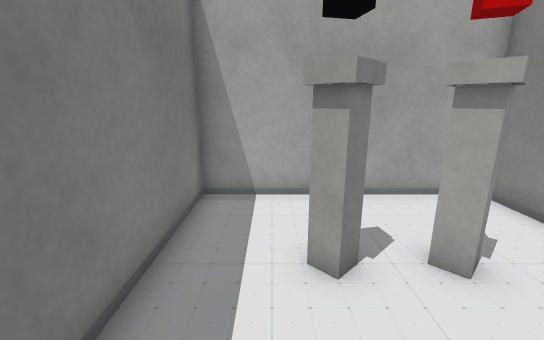
View 1 (above)

19 first-person views from a walk through a scene from a Unity 3-D project. The camera is 1.3 m above the floor, tilts 14° down and sees 90° across. The floor is counted in squares, 0.5 m on a side. Each view is taken from the middle of a square. On the plan, view 1 faces up. The plan holds only what a view shows up to about 19 squares ahead; the rest is blank. The place goes on beyond the plan. The player is left out. Some surface patterns are stand-ins.

View 2
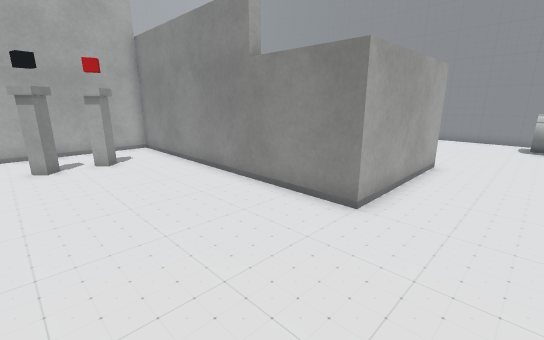

View 3
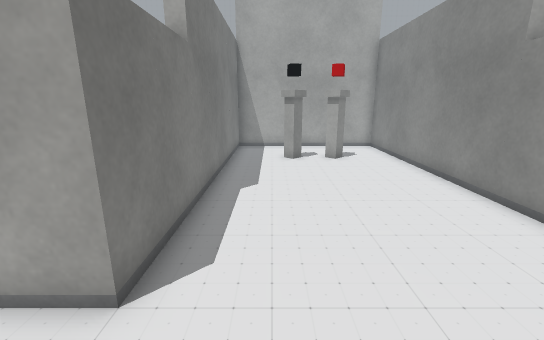

View 4
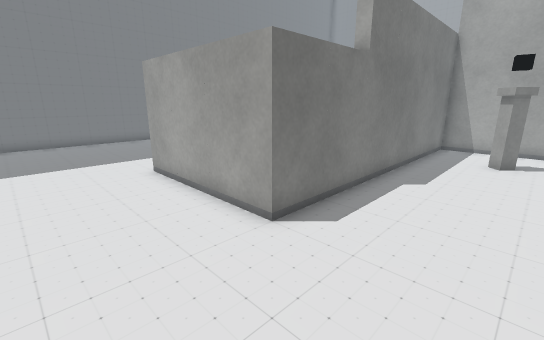

View 5
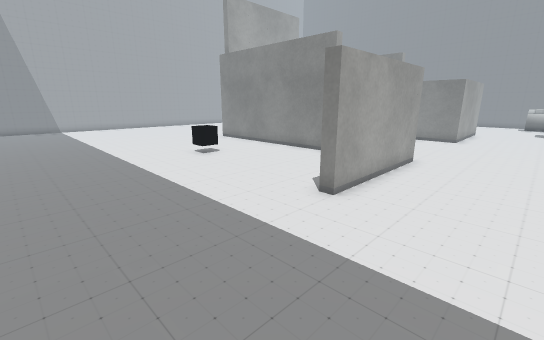

View 6
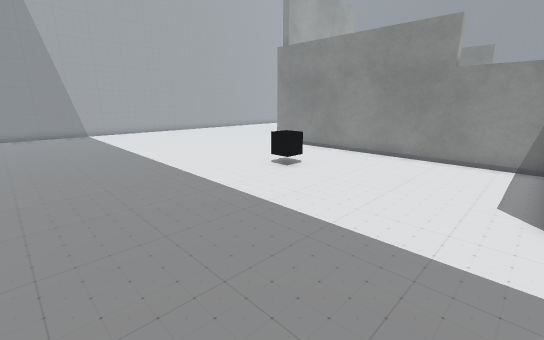

View 7
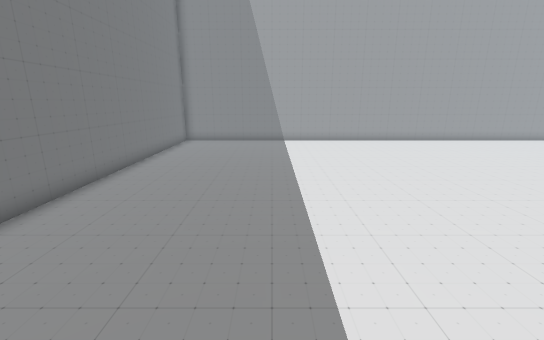

View 8
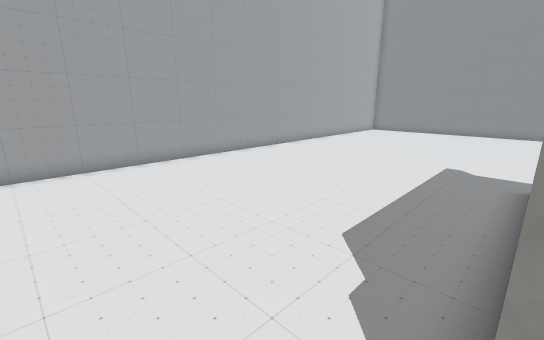

View 9
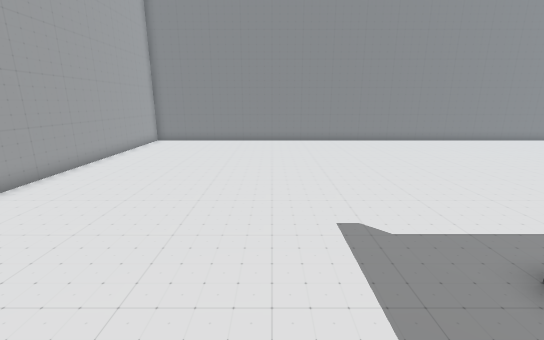

View 10
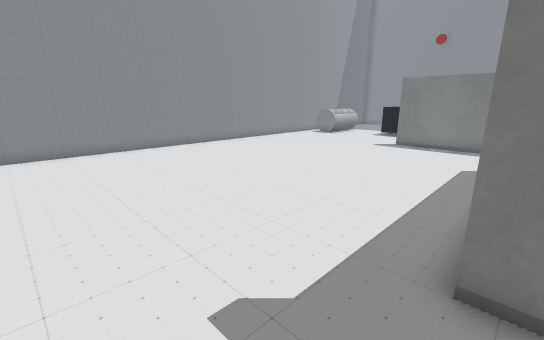

View 11
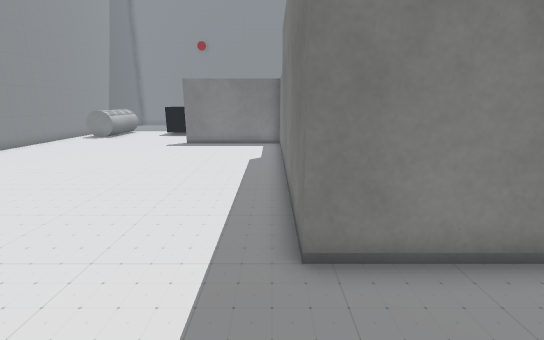

View 12
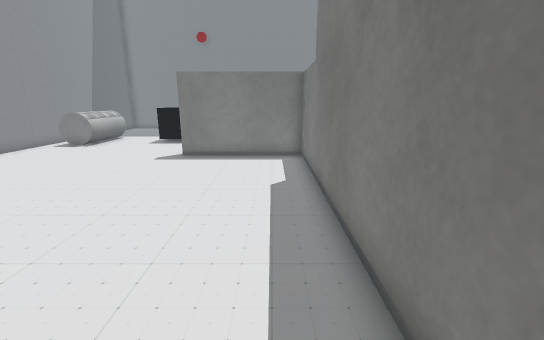

View 13
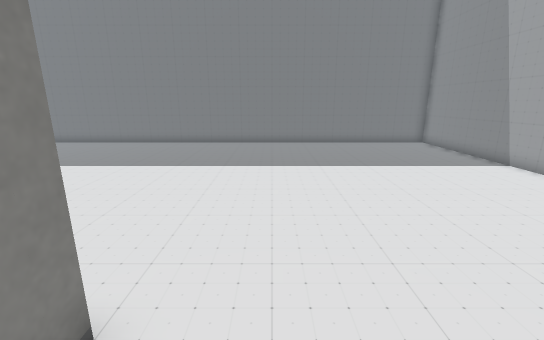

View 14
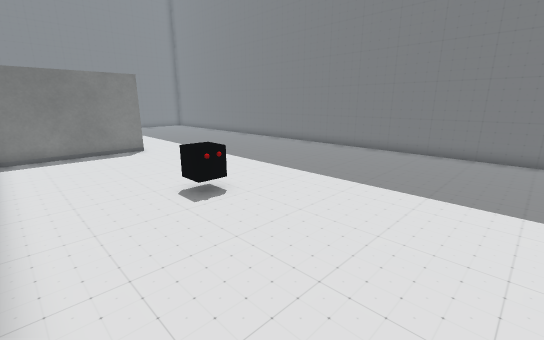

View 15
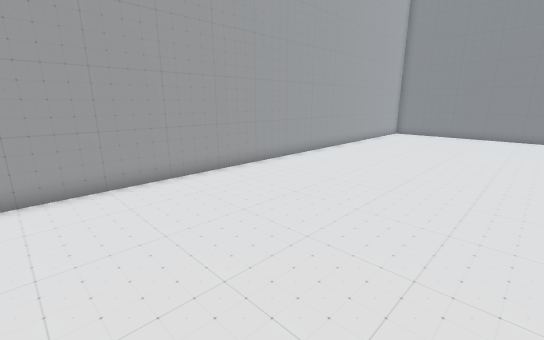

View 16
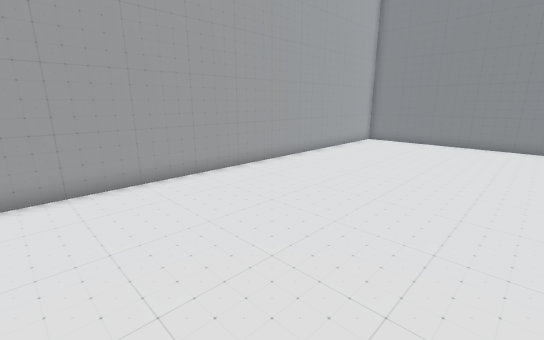

View 17
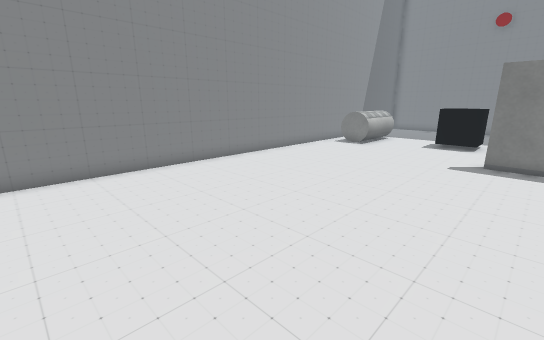

View 18
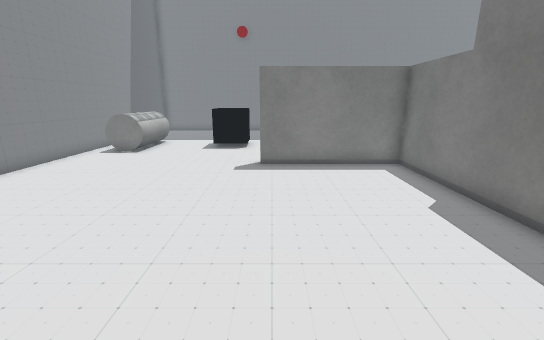

View 19
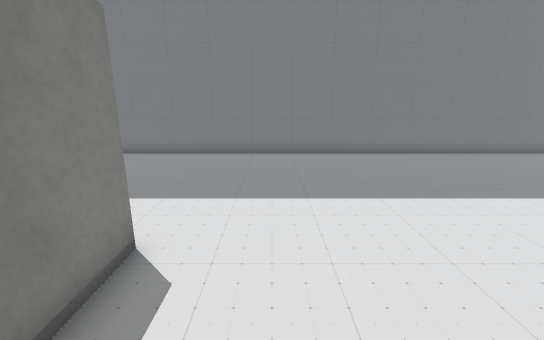

### Floor plan
Points are (right, up) in squares from view 1. A wall is a line through its corners. A room is listed if a view was taken in it or the views show most of it. See-through windows are left out.
Room 1 (views 1, 2, 3, 4)
walls: (12.5, -6) (6, -6) (6, 7.5) (-2, 7.5) (-2, -6)
ways out: opening at (-1.2, -8.5) to room 2; opening at (13.8, -8.5) to room 2
objects: other object (1, 4) to (3, 4)
Room 2 (views 5, 6, 7, 8, 9, 10, 11, 12, 13, 14, 15, 16, 17, 18, 19)
walls: (2.5, 8) (6.5, 8) (6.5, -5.5) (12.5, -5.5); (-2.5, -5.3) (-2.5, 8) (-1.6, 8); (-2, -6) (-8.5, -6) (-8.5, -5.5) (-3, -5.5); (22, -10.5) (22, 20) (-18, 20) (-18, -10.5)
ways out: opening at (-1.2, -8.5) to room 1; opening at (13.8, -8.5) to room 1
objects: other object (-8, 3) to (-7, 3); other object (14, -10) to (15, -10); other object (19, -10) to (21, -9)

Positions as (right, up) in squares from view 1, and headings:
1: (0, 0), facing up
2: (0, -9), facing up-right
3: (0, -9), facing up
4: (2, -10), facing up-left
5: (-15, -10), facing up-right
6: (-16, -5), facing up-right
7: (-12, 1), facing up
8: (-4, 8), facing up-right
9: (3, 12), facing right
10: (6, 12), facing down-right
11: (7, 12), facing down
12: (8, 8), facing down
13: (0, 10), facing left
14: (-3, 10), facing down-left
15: (-2, 11), facing up-right
16: (3, 11), facing up-right
17: (11, 8), facing down-right
18: (12, 6), facing down
19: (-4, -3), facing left
